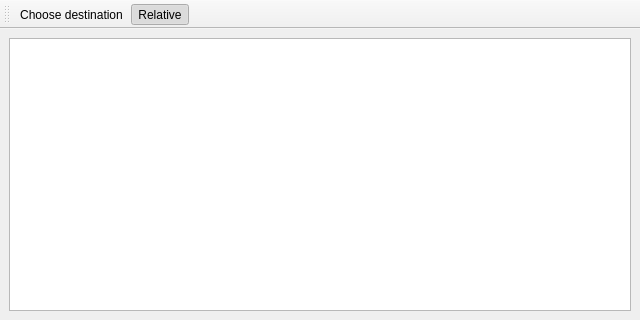
<?xml version="1.0" encoding="UTF-8"?>
<ui version="4.0">
 <class>MainWindow</class>
 <widget class="QMainWindow" name="MainWindow">
  <property name="geometry">
   <rect>
    <x>0</x>
    <y>0</y>
    <width>640</width>
    <height>320</height>
   </rect>
  </property>
  <property name="windowTitle">
   <string>MainWindow</string>
  </property>
  <property name="toolButtonStyle">
   <enum>Qt::ToolButtonTextBesideIcon</enum>
  </property>
  <property name="unifiedTitleAndToolBarOnMac">
   <bool>true</bool>
  </property>
  <widget class="QWidget" name="centralwidget">
   <layout class="QVBoxLayout" name="verticalLayout">
    <item>
     <widget class="QPlainTextEdit" name="plainTextEdit">
      <property name="readOnly">
       <bool>true</bool>
      </property>
      <property name="plainText">
       <string notr="true"/>
      </property>
     </widget>
    </item>
   </layout>
  </widget>
  <widget class="QMenuBar" name="menubar">
   <property name="geometry">
    <rect>
     <x>0</x>
     <y>0</y>
     <width>640</width>
     <height>20</height>
    </rect>
   </property>
  </widget>
  <widget class="QToolBar" name="toolBar">
   <property name="windowTitle">
    <string>toolBar</string>
   </property>
   <attribute name="toolBarArea">
    <enum>TopToolBarArea</enum>
   </attribute>
   <attribute name="toolBarBreak">
    <bool>false</bool>
   </attribute>
   <addaction name="actionChoose_destination"/>
   <addaction name="actionRelative"/>
  </widget>
  <action name="actionChoose_destination">
   <property name="icon">
    <iconset resource="resources.qrc">
     <normaloff>:/resources/link-directory.svg</normaloff>:/resources/link-directory.svg</iconset>
   </property>
   <property name="text">
    <string>Choose destination...</string>
   </property>
   <property name="toolTip">
    <string>Choose a directory in which to create links</string>
   </property>
   <property name="shortcut">
    <string>Ctrl+O</string>
   </property>
  </action>
  <action name="actionRelative">
   <property name="checkable">
    <bool>true</bool>
   </property>
   <property name="checked">
    <bool>true</bool>
   </property>
   <property name="icon">
    <iconset resource="resources.qrc">
     <normaloff>:/resources/link-relative.svg</normaloff>:/resources/link-relative.svg</iconset>
   </property>
   <property name="text">
    <string>Relative</string>
   </property>
   <property name="toolTip">
    <string>Use relative paths (../ as necessary)</string>
   </property>
  </action>
 </widget>
 <resources>
  <include location="resources.qrc"/>
 </resources>
 <connections/>
</ui>
